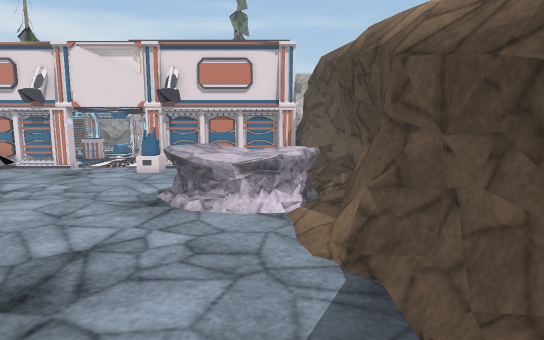
view 1 (above)

18 first-person views from a walk through a 3-D level made in the Unity game engine. The camera is 1.3 m above the floor, tilts 8° down and sees 75° across. Doors are open. The floor is counted in squares, 0.5 m on a side. Each view is taken from the middle of a square. On the plan, view 1 faces up. The plan holds only what a view shows up to about 20 squares ahead; the rest is blank. The place goes on beyond the plan. Some animated figures are not drawn. Some surface patterns are stand-ins.

view 2
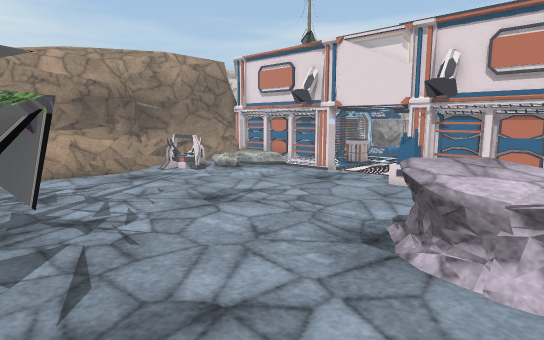

view 3
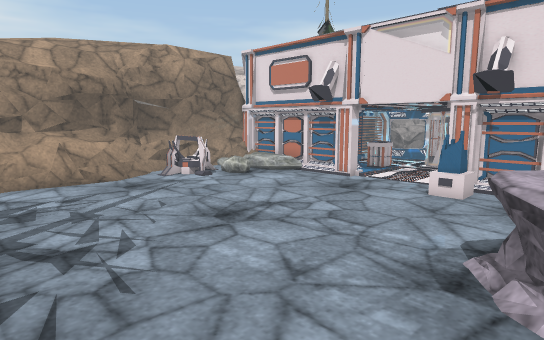

view 4
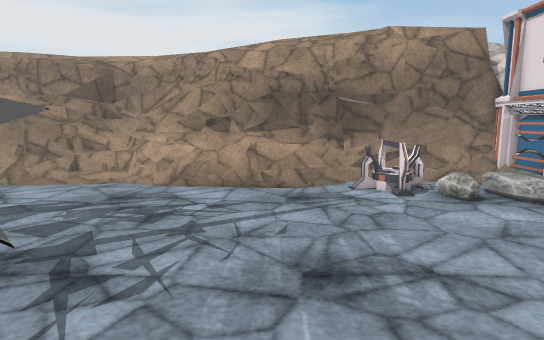

view 5
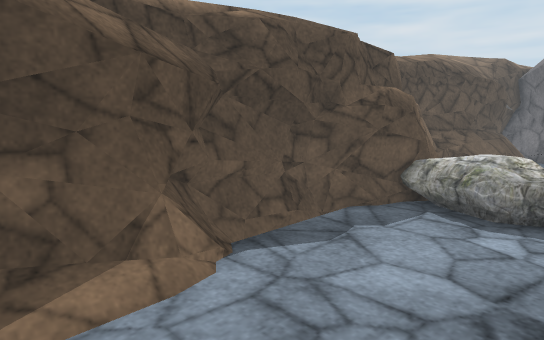

view 6
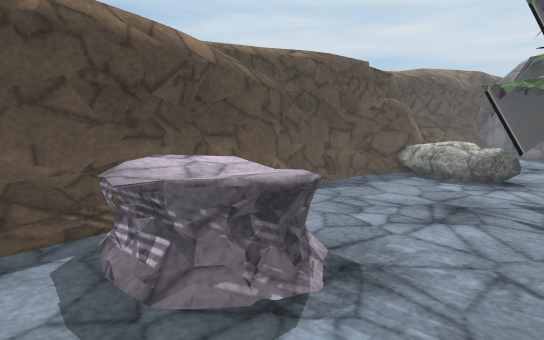

view 7
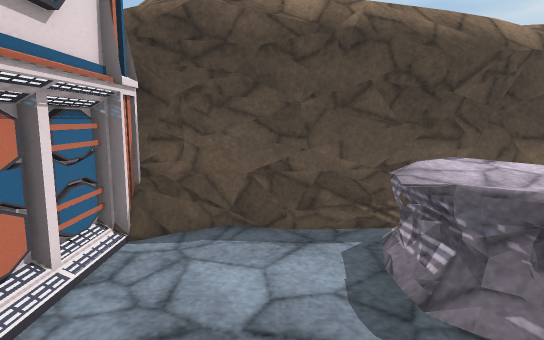

view 8
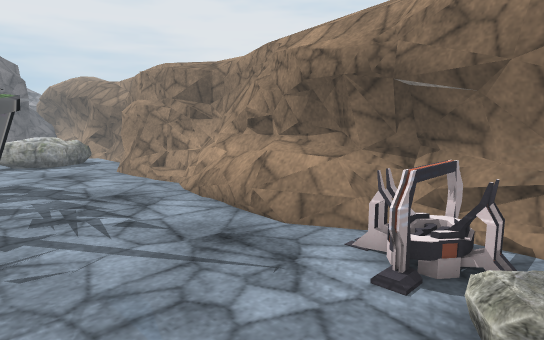

view 9
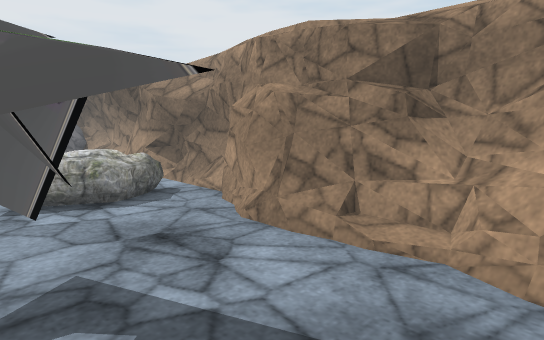

view 10
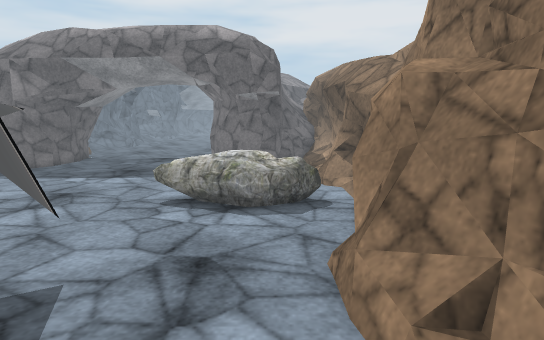

view 11
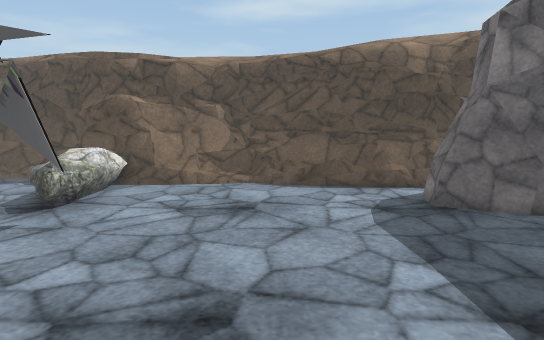

view 12
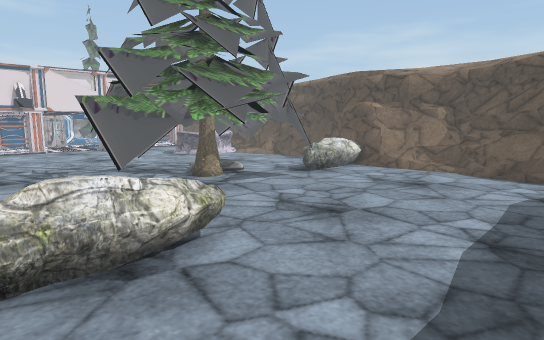

view 13
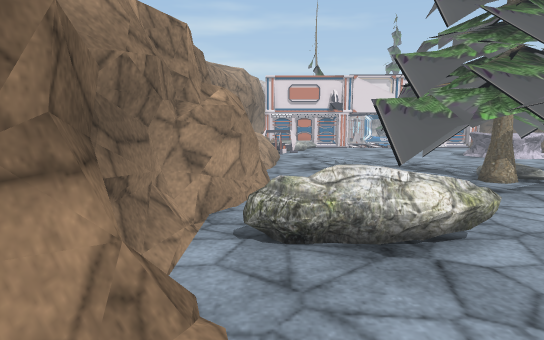

view 14
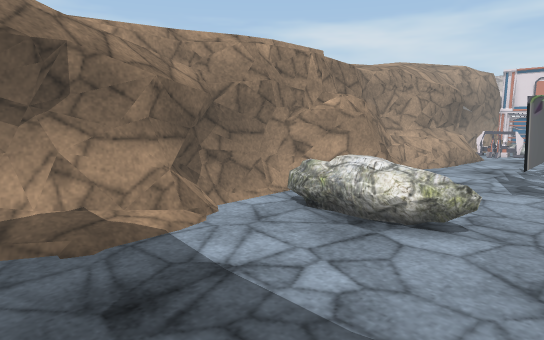

view 15
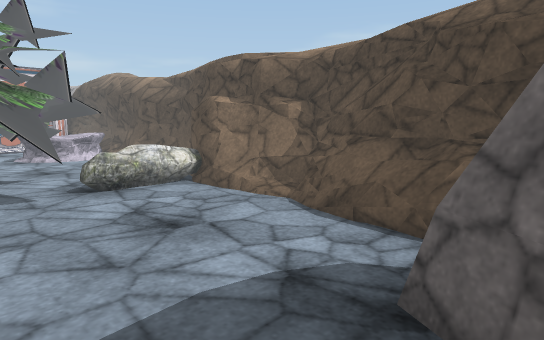

view 16
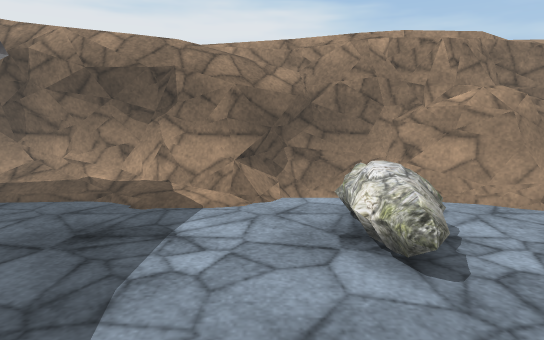

view 17
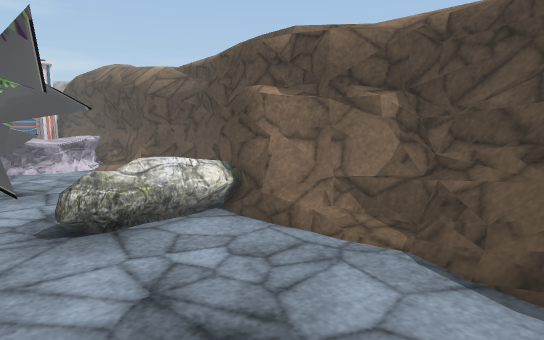

view 18
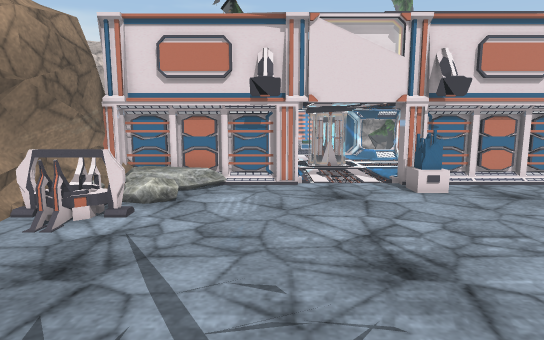

### Floor plan
Key: @ floor where view 1 was taken; # wall or solid block; x gap in a wall; . main floor; : floor 0.25 m higher than the main floor; - floor 0.25 m lower than the main floor; + floor 0.5 m higher than the main floor; _ floor 0.5 m lower than the main floor; * floor 0.75 m higher than the main floor; / step, stairs or slope; D open door; = window, fence, low wall or low ledge; ^ raised ledge; C computer; R rock; N console; T thing the floor can be seen under or through; O other object.
Columns run from 22 left of view 1 to 4 right of it. Each row starts with its distance up from view 1.
 20    ####        ###### ###
 19    #C######DDDDD#CCCCC###
 18    R :::.......ON......###
 17   ##  ./................^#
 16   ##OOO/................##
 15   ##OOO.................##
 14   ##OO..............RRR.##
 13   #................RRRRR##
 12   ##..............RRRRRR##
 11   ###..............RRRRR##
 10   ##=..............RRRRR##
  9   #O=..................:=#
  8   #OO..................:##
  7   #Ox...................##
  6  ##=#........###........=#
  5  ##=#.......####^^T.....###
  4 ##=#.....^T     TTTT...._##
  3 ####.....TT     TTT .....##
  2 ###=.... T      TTT......#
  1   #=#...TT   ##  TT ....##
  0   ##=...TTTT    TTTTRR@###
 -1   ##=....=TT#   TTTRRRR##
 -2   ##=......T##  TT ORRR##
 -3   ##.......^## TT=....###
 -4  ###.......   ........#=##
 -5  ##..RR................=###
 -6  #..RRRRO..............####
 -7  #..ORRRR..............==##
 -8  #-....................=##
 -9  ##....................=##
-10  ##:..................:=##
-11  ##:..................+*##
-12  ##:..................==#
-13  ##:...............==.=##
-14  ##......   ......=##.:##
-15  ##.....   .......###  ##

Where each view was taken, in squares from view 1:
view 1: 0 up, 0 right, facing up
view 2: 4 up, 0 right, facing up-left
view 3: 5 up, 2 left, facing up-left
view 4: 10 up, 4 left, facing left
view 5: 10 up, 4 left, facing down-right
view 6: 16 up, 7 left, facing down-right
view 7: 16 up, 7 left, facing right
view 8: 17 up, 11 left, facing down-left
view 9: 6 up, 12 left, facing down-left
view 10: 5 up, 17 left, facing down
view 11: 8 down, 14 left, facing right
view 12: 13 down, 18 left, facing up-right
view 13: 14 down, 18 left, facing up
view 14: 15 down, 11 left, facing up-left
view 15: 15 down, 8 left, facing up-right
view 16: 9 down, 8 left, facing left
view 17: 10 down, 6 left, facing up-right
view 18: 5 up, 12 left, facing up
